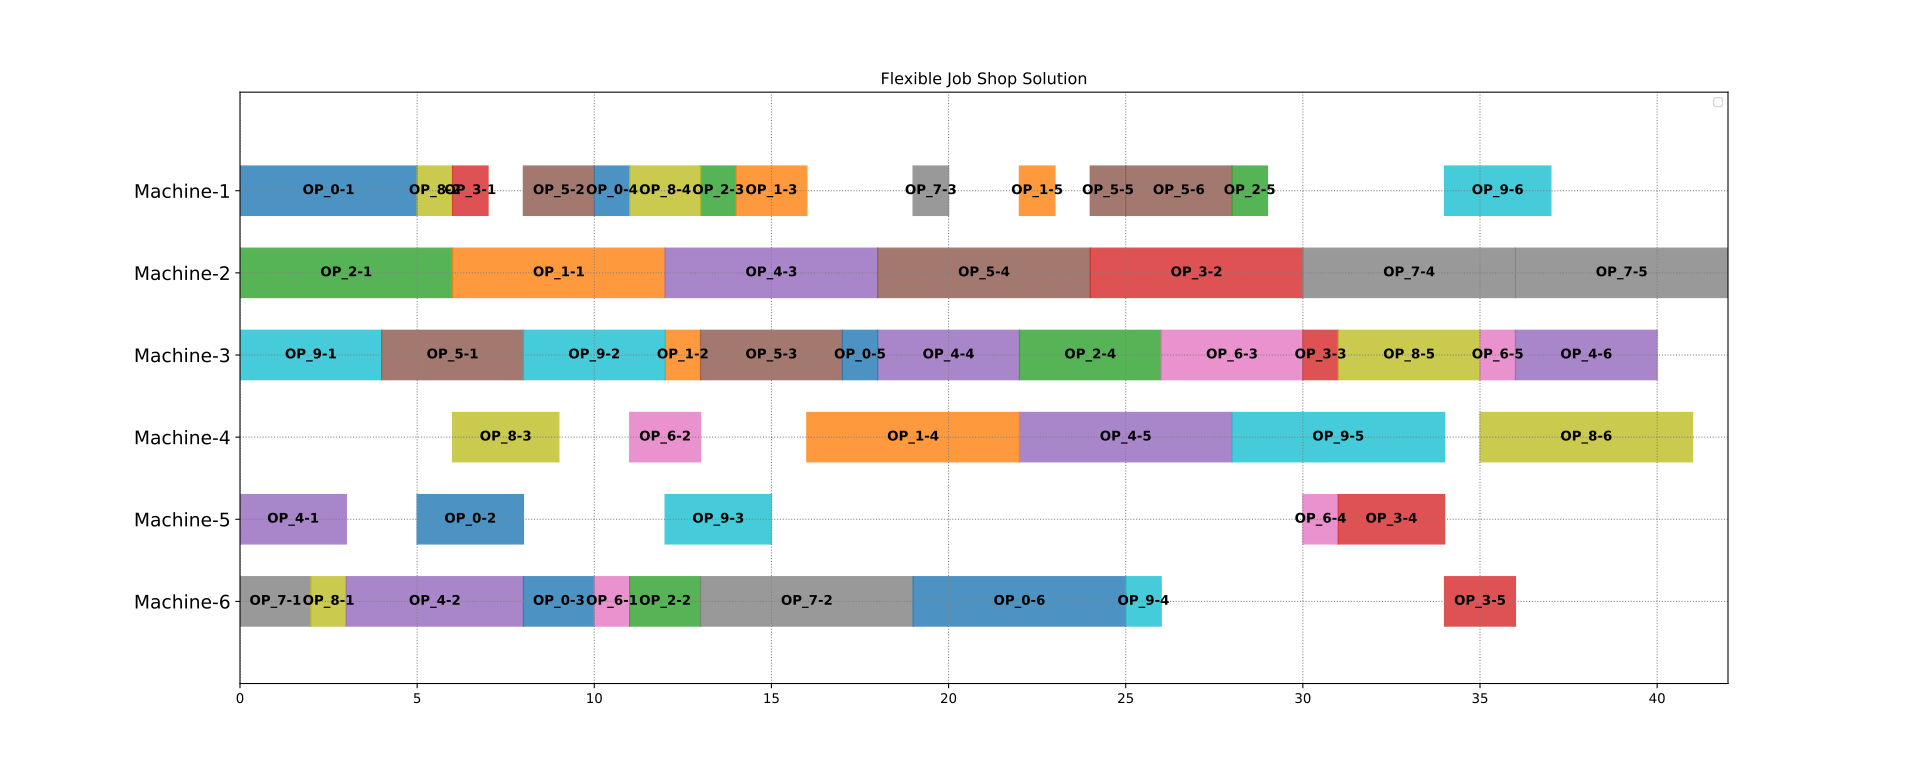

Reproduce this figure in Python.
import matplotlib.pyplot as plt
import numpy as np
from matplotlib import font_manager
from matplotlib import colors as mcolors

# Make a list of vivid colors
colors = list(mcolors.TABLEAU_COLORS.values())[:50]

def draw_chart(data):
    # We have the same number of rows as machines
    nb_row = len(data.keys())

    # We want to place the bars in the middle of the row
    # So we need to place the bars at 0.5, 1.5, 2.5, ...
    pos = np.arange(0.5, nb_row * 0.5 + 0.5, 0.5)

    # Create a figure
    fig = plt.figure(figsize=(20, 8))
    ax = fig.add_subplot(111)

    # For each machine
    index = 0 # We start with machine 0
    max_len = [] # We will use this to set the x axis limit

    # For each Machine we have a list of operations
    for machine, operations in sorted(data.items()):
        # For each operation
        for op in operations:
            # Job index is the first number in the operation label and the operation index is the second number
            job_index, operation_index = int(op[2].split('-')[0]), int(op[2].split('-')[1])
            # add the operation length to the max_len list
            max_len.append(op[1])
            # Get the color for this job; We have 50 colors in the colors list so we use the modulo operator to get the color
            color=colors[job_index%len(colors)]

            # Draw the bar
            rect = ax.barh((index * 0.5) + 0.5, op[1] - op[0], left=op[0], height=0.3, align='center',
                           edgecolor=color, color=color, alpha=0.8)

            # adding label
            width = int(rect[0].get_width())
            Str = "OP_{}".format(op[2])
            xloc = op[0] + 0.50 * width
            clr = 'black'
            align = 'center'

            # The y position is the middle of the bar
            yloc = rect[0].get_y() + rect[0].get_height() / 2.0

            # Add the label
            ax.text(xloc, yloc, Str, horizontalalignment=align,
                            verticalalignment='center', color=clr, weight='bold',
                            clip_on=True, fontsize=10)
        # Go to the next machine
        index += 1

    # Set the y axis limits
    ax.set_ylim(ymin=-0.1, ymax=nb_row * 0.5 + 0.5)
    ax.grid(color='gray', linestyle=':')
    # Set the x axis limits; The max_len list contains the end time of each operation
    ax.set_xlim(0, max(10, max(max_len)))

    # Set the x axis labels
    labelsx = ax.get_xticklabels()
    plt.setp(labelsx, rotation=0, fontsize=10)

    # Set the y axis labels
    locsy, labelsy = plt.yticks(pos, data.keys())
    plt.setp(labelsy, fontsize=14)

    # Add a legend
    font = font_manager.FontProperties(size='small')
    ax.legend(loc=1, prop=font)

    # Flip the y axis so that the machine 0 is at the top
    ax.invert_yaxis()

    plt.title("Flexible Job Shop Solution")
    plt.savefig('gantt.svg')
    plt.show()